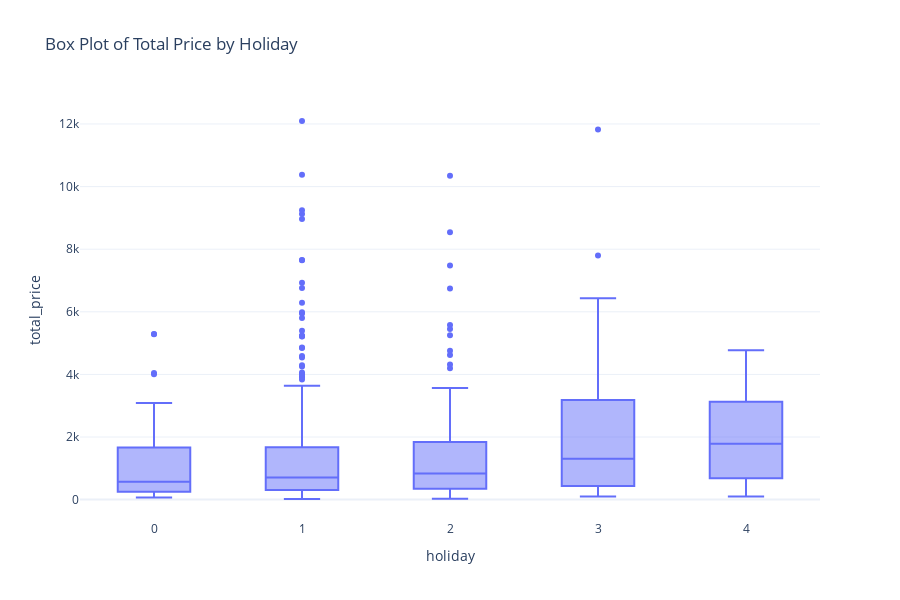

Notebook cell for this chart:
### Code cell
fig = px.box(df1, x='holiday', 
             y='total_price', 
             title='Box Plot of Total Price by Holiday')
fig.update_layout(
    width=900,  # Set the width of the plot
    height=600  # Set the height of the plot to match the width
)

fig.show()

### Figure 1 — Plotly figure (JSON) as saved in the notebook; plotly's stock layout.template omitted (floating-point values rounded to 4 significant figures; data arrays with more than 128 entries replaced by an {"elided": "..."} marker saying what was removed)
{"data": [{"alignmentgroup": "True", "hovertemplate": "holiday=%{x}<br>total_price=%{y}<extra></extra>", "legendgroup": "", "marker": {"color": "#636efa"}, "name": "", "notched": false, "offsetgroup": "", "orientation": "v", "showlegend": false, "type": "box", "x": {"elided": "676 int values"}, "x0": " ", "xaxis": "x", "y": {"elided": "676 float values"}, "y0": " ", "yaxis": "y"}], "layout": {"boxmode": "group", "height": 600, "legend": {"tracegroupgap": 0}, "title": {"text": "Box Plot of Total Price by Holiday"}, "width": 900, "xaxis": {"anchor": "y", "autorange": true, "domain": [0, 1], "range": [-0.5, 4.5], "title": {"text": "holiday"}, "type": "linear"}, "yaxis": {"anchor": "x", "autorange": true, "domain": [0, 1], "range": [-650.9, 12770.0], "title": {"text": "total_price"}, "type": "linear"}}}
